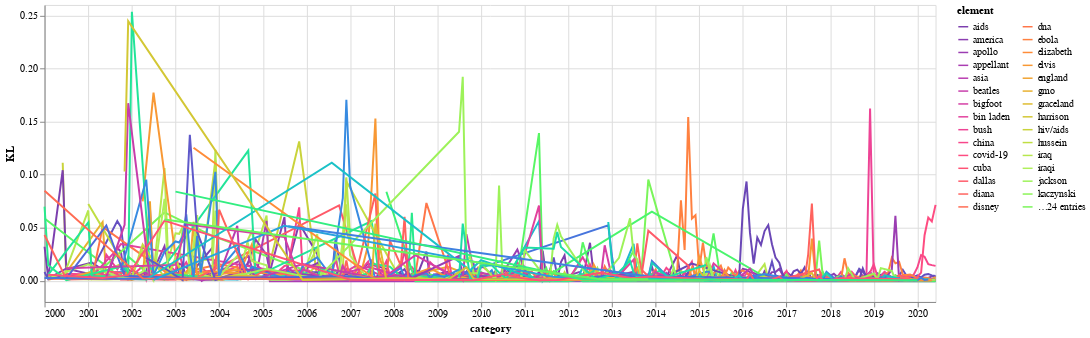

The notebook cell this image was saved under:
### Code cell
selection = alt.selection_multi(fields=["element"], bind="legend")

alt.Chart(xx).mark_line().encode(
    x="category:T",
    y=alt.Y("KL"),
    color=alt.Color(
        "element",
        scale=alt.Scale(scheme="rainbow"),
        # sort=alt.Sort(field="-KL"),
        legend=alt.Legend(columns=2, labelLimit=1000),
    ),
    tooltip=alt.Tooltip(["element", "KL"]),
    opacity=alt.condition(selection, alt.value(1), alt.value(0.2)),
).properties(width=900).add_selection(selection)

### Figure 1 — Vega-Lite specification as saved in the notebook (floating-point values rounded to 4 significant figures; data arrays with more than 128 entries replaced by an {"elided": "..."} marker saying what was removed)
{"config": {"view": {"continuousWidth": 400, "continuousHeight": 300}}, "data": {"name": "data-5c508dad1f74b2bb119256203e7dceb9"}, "mark": "line", "encoding": {"color": {"field": "element", "legend": {"columns": 2, "labelLimit": 1000}, "scale": {"scheme": "rainbow"}, "type": "nominal"}, "opacity": {"condition": {"value": 1, "selection": "selector071"}, "value": 0.2}, "tooltip": [{"field": "element", "type": "nominal"}, {"field": "KL", "type": "quantitative"}], "x": {"field": "category", "type": "temporal"}, "y": {"field": "KL", "type": "quantitative"}}, "selection": {"selector071": {"type": "multi", "fields": ["element"], "bind": "legend"}}, "width": 900, "$schema": "https://vega.github.io/schema/vega-lite/v4.17.0.json", "datasets": {"data-5c508dad1f74b2bb119256203e7dceb9": {"elided": "3142 records"}}}
